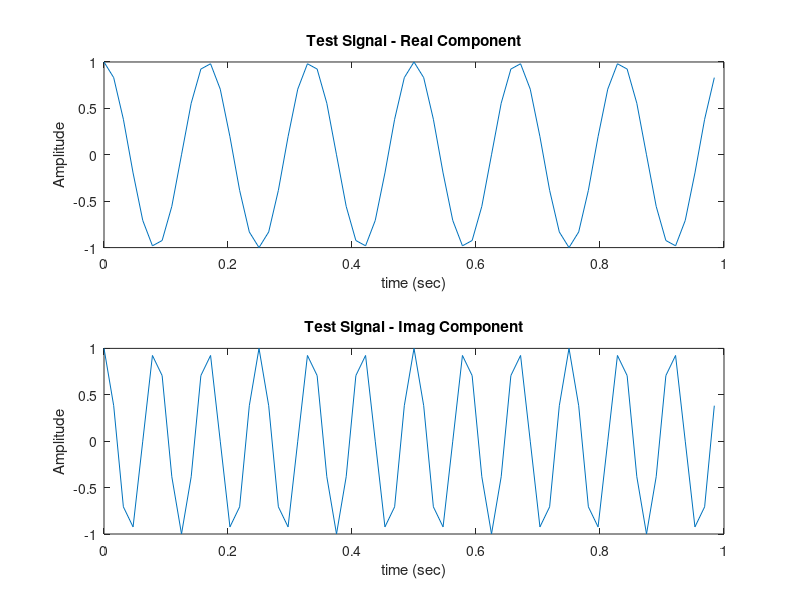

Write MATLAB code to recreate this figure. (Note: this script raises an error after producing the figure.)
%% Set up a signal
a = 64;   % FFT Length
t = 0:1/a:(a-1)/a;
% signal
s = cos(2*pi*6*t) + cos(2*pi*12*t)*j;
subplot(211)
plot(t, real(s))
xlabel('time (sec)'); ylabel('Amplitude'); title('Test Signal - Real Component');
subplot(212)
plot(t, imag(s))
xlabel('time (sec)'); ylabel('Amplitude'); title('Test Signal - Imag Component');

%% Test FFT code
% run FFT
S = radix4FFT1_Float(s);
% permute the output into bit-reversed order
% [1, 9, 5, 13, 3, 11, 7, 15, 2, 10, 6, 14, 4, 12, 8, 16]
S = bitrevorder(S);

% Calculate FFT using MATLAB function
Y = fft(s);

% Compare accuracy of Radix-4 FFT to MATLAB's FFT
errs = double(S) - Y;
Sig = sum(abs(Y).^2) / a;
Noise = sum(abs(errs).^2) / a;
SNR = 10 * log10(Sig/Noise);
sprintf('SNR for 2 FFT methods is: %6.2f dB', SNR)

figure
subplot(411)
plot(1:a, real(Y))
subplot(412)
plot(1:a, imag(Y))
subplot(413)
plot(1:a, real(S))
subplot(414)
plot(1:a, imag(S))

%% FFT
function S = radix4FFT1_Float(s)
    % The length of the input signal should be a power of 4: 4, 16, 64, 256, etc.
    N = length(s); % length of the input signal
    M = log2(N)/2; % number of stages
 
    % Twiddle factors
    W = exp(-j*2*pi*(0:N-1)/N);
    % Variables for FFT results
    S = complex(zeros(1,N));
    sTemp = complex(zeros(1,N));

    % FFT algorithm
    % Calculate butterflies for the first M-1 stages
    sTemp = s;
    for stage = 0:M-2
        for n = 1:N/4
            S((1:4)+(n-1)*4) = radix4bfly(sTemp(n:N/4:end), floor((n-1)/(4^stage)) *(4^stage), 1, W);
        end
        sTemp = S;
    end
    
    % Calculate butterflies for the last stage
    for n = 1:N/4
        S((1:4)+(n-1)*4) = radix4bfly(sTemp(n:N/4:end), floor((n-1)/(4^stage)) * (4^stage), 0, W);
    end
    sTemp = S;
    
    % Rescale the final output
    S = S * 1;
   
end

function Z = radix4bfly(x, segment, stageFlag, W)
    % For the last stage of a radix-4 FFT all the ABCD multiplers are 1.
    % Use the stageFlag variable to indicate the last stage
    % stageFlag = 0 indicates last FFT stage, set to 1 otherwise

    % Initialize variables
    a = x(1);
    b = x(2);
    c = x(3);
    d = x(4);

    % Radix-4 Algorithm
    % A, B, C, D are the 1st, 3rd, 2nd, 4th outputs of the butterfly
    % this arrangement is based on bit-reversed order
    A = a + b + c + d;
    B = (a - b + c - d) * W(2*segment*stageFlag + 1);
    C = (a - b*j - c + d*j) * W(segment*stageFlag + 1);
    D = (a + b*j - c - d*j) * W(3*segment*stageFlag + 1);
    
    Z = [A B C D];

end


